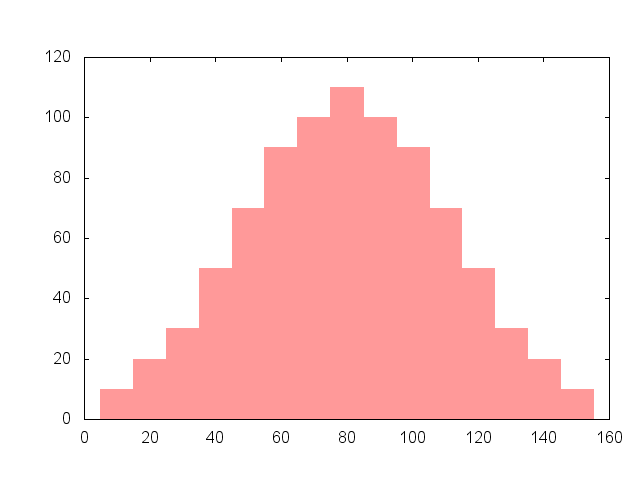

Write gnuplot code to recreate this figure.
set terminal png
unset key
set output 'perfect-normal.png'
set datafile separator ","
set title " "
set xlabel " "
set ylabel " "
set boxwidth 10
plot 'perfect-normal.dat' with boxes fs solid 0.4 noborder
